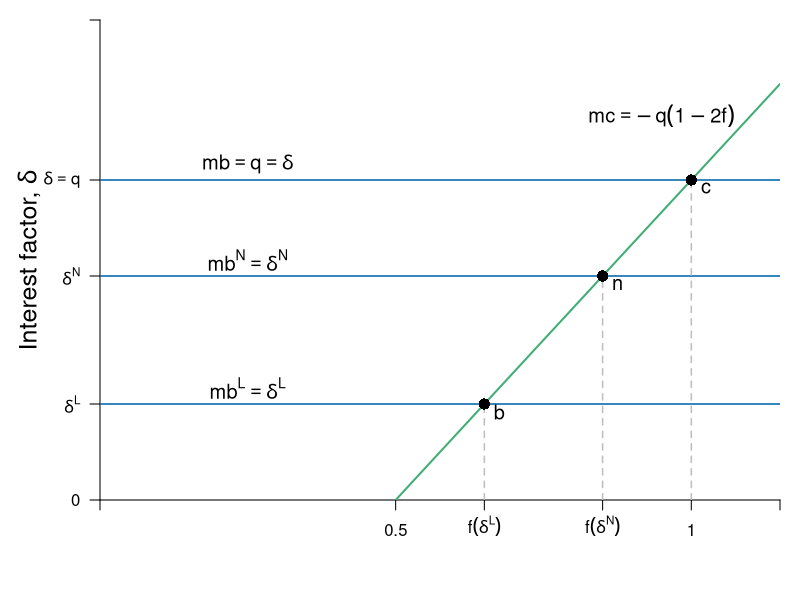

This figure's R source:
require(shape)
pdf(file = "credit/credit_mb_mc.pdf", width = 7, height = 7)

#Set parameters for graphics
axislabelsize <- 1.5
labelsize <- 1.2
graphlinewidth <- 2
segmentlinewidth <- 1.5

COL <- c("#7fc97f", "#beaed4", "#fdc086", "#ffff99", "#386cb0", "#f0027f", "#bf5b17", "#666666")
COLA <- c("#e0f3db", "#99d8c9","#66c2a4","#41ae76", "#238b45", "#005824")
COLB <- c("#c6dbef", "#4eb3d3", "#2b8cbe", "#0868ac","#084081")
COLC <- c("#fcfbfd", "#efedf5", "#dadaeb", "#bcbddc", "#9e9ac8", "#807dba", "#6a51a3", "#54278f", "#3f007d")

par(mar =  c(5, 5, 1, 1))

mc <- function(f, q = 2) {
  -q + 2*q*f
}

xlims <- c(0, 1.15)
ylims <- c(0, 3)

npts <- 501 
x <- seq(xlims[1], xlims[2], length.out = npts)
y <- seq(ylims[1], ylims[2], length.out = npts) 

plot(0, 0, xlim = xlims, ylim = ylims, type = "n",
     xlab = expression(paste("")),
     ylab = expression(paste("")), 
     xaxt = "n", 
     yaxt = "n", 
     cex.lab = axislabelsize, 
     bty = "n",
     xaxs="i", 
     yaxs="i")

# ticksy <- seq(from = 0, to = ylims[2], by = 2)
# ylabels <- seq(from = 0, to = ylims[2], by = 2)
# ticksx <- seq(from = 0, to = xlims[2], by = 2)
# xlabels <- seq(from = 0, to = xlims[2], by = 2)
ticksy <- c(-2, 0, mc(f = 0.65), mc(f = 0.85), 2, ylims[2])
ylabels <- c(expression(paste(-q)), 0, expression(paste(delta^L)), expression(paste(delta^N)), expression(paste(delta == q)), NA)
ticksx <- c(0, 0.5, 0.65, 0.85, 1, xlims[2])
xlabels <- c(NA, 0.5, expression(paste(f*(delta^{L}) )), expression(paste(f*(delta^{N}) )), 1.0, NA)

axis(1, at = ticksx, pos = 0, labels = xlabels)
axis(2, at = ticksy, pos = 0, labels = ylabels, las = 1)

npts <- 500 
xx1 <- seq(xlims[1], xlims[2], length.out = npts)

#Lines for mrs graph
lines(xx1, mc(xx1, q = 2), col = COLA[4], lwd = graphlinewidth)

#Label axes
#mtext(expression(paste("Speed of the machine, ", f)), side = 1, line = 2.5, cex = axislabelsize)
text(-0.12, 0.5*(ylims[2] + ylims[1]), expression(paste("Interest factor, ", delta )), xpd = TRUE, cex = axislabelsize, srt = 90) 
text(0.5*(xlims[2]), -2.2, expression(paste("Speed of the machine, ", f)), xpd = TRUE, cex = axislabelsize) 

text(0.95, 2.4, expression(paste(mc == -q*(1 - 2*f) )), cex = labelsize)
text(0.25, 2.1, expression(paste(mb == q, phantom() == delta )), cex = labelsize)
text(0.25, 1.5, expression(paste(mb^N == delta^N )), cex = labelsize)
text(0.25, 0.7, expression(paste(mb^L == delta^L )), cex = labelsize)

segments(0.65, 0, 0.65, mc(f = 0.65), lty = 2, col = "gray" , lwd = segmentlinewidth)
segments(0, mc(f = 0.65), xlims[2], mc(f = 0.65), lty = 1, col = COLB[4] , lwd = segmentlinewidth)
segments(0.85, 0, 0.85, mc(f = 0.85), lty = 2, col = "gray" , lwd = segmentlinewidth)
segments(0, mc(f = 0.85), xlims[2], mc(f = 0.85), lty = 1, col = COLB[4] , lwd = segmentlinewidth)
segments(1, 0, 1, mc(f = 1), lty = 2, col = "gray" , lwd = segmentlinewidth)
segments(0, mc(f = 1), xlims[2], mc(f = 1), lty = 1, col = COLB[4] , lwd = segmentlinewidth)

points(1, mc(1), pch = 16, col = "black", cex = 1.5)
points(0.85, mc(0.85), pch = 16, col = "black", cex = 1.5)
points(0.65, mc(0.65), pch = 16, col = "black", cex = 1.5)

text(1 + 0.025, mc(1) - 0.05, expression(paste(c)), cex = labelsize)
text(0.85 + 0.025, mc(0.85)- 0.05, expression(paste(n)), cex = labelsize)
text(0.65 + 0.025, mc(0.65)- 0.05, expression(paste(b)), cex = labelsize)

dev.off()
